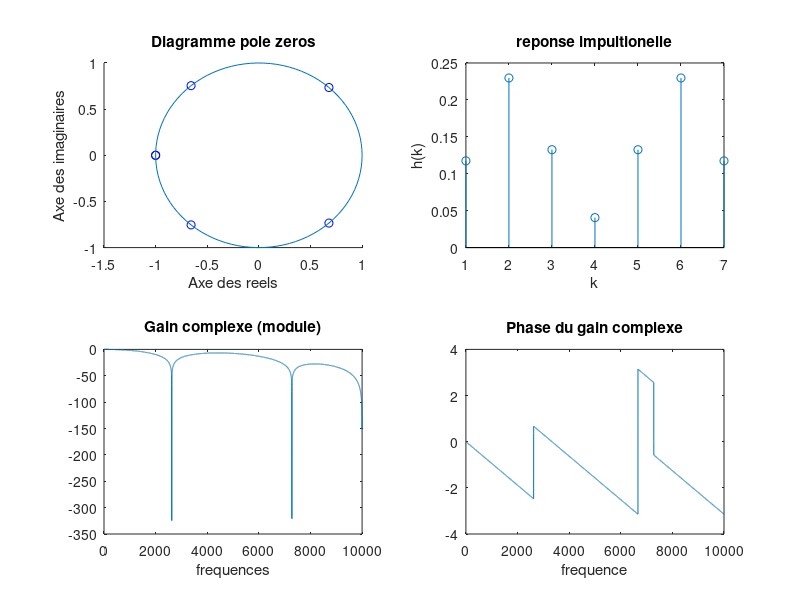
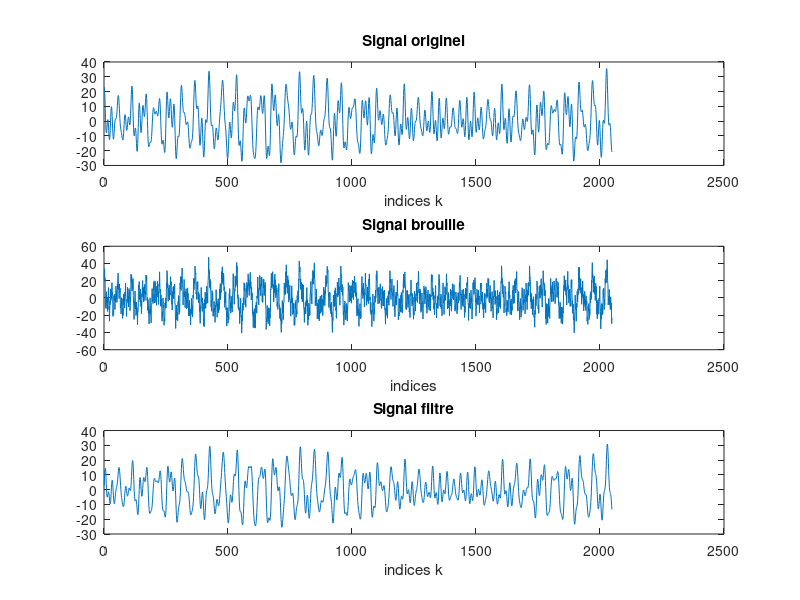
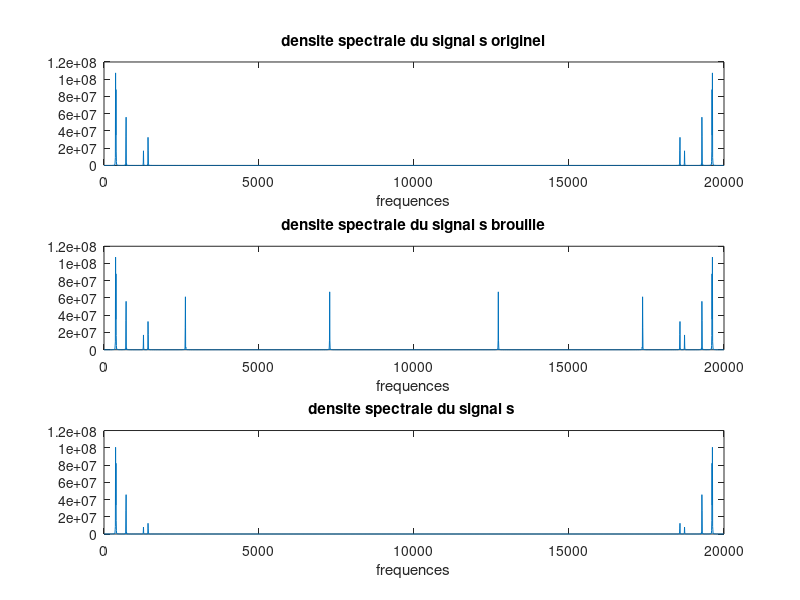

These charts were generated, in order, by the following MATLAB code:
close all; clear all; clc;

nu1 = 2625;
nu2 = 7280;
nu3 = 10000;
nue = 20000;

nu1_r = nu1/nue;
nu2_r = nu2/nue;
nu3_r = nu3/nue;

z1 = exp(2*i*pi*nu1_r);
z1c = exp(-2*i*pi*nu1_r);
z2 = exp(2*i*pi*nu2_r);
z2c = exp(-2*i*pi*nu2_r);
z3 = exp(2*i*pi*nu3_r);
z3c = exp(-2*i*pi*nu3_r);  # on calcule les zero

racines = [z1,z1c,z2,z2c,z3,z3c]
polynome = real(poly(racines)); # coefficients du polynome (les parties imaginaires sont nulles

polynome = 1/polyval(polynome,1) * polynome; # on normalise

# reponse frequentielle / gain complexe
N = 10000; # nombre de points ou sera evalué notre filtre
[h,w] = freqz(polynome,1,N,nue);
racines_empiriques = roots(polynome);

# on affiche les courbes : 
figure (3)

subplot(2,2,1)
# diagramme pole zeros
hold on
plot(real(roots(polynome)),imag(roots(polynome)),"bo");
t = linspace(0,2*pi,100);
plot(cos(t),sin(t))
xlabel("Axe des reels")
ylabel("Axe des imaginaires")
title("Diagramme pole zeros")

subplot(2,2,2)
# reponse impultionnelle
stem(polynome);
title("reponse impultionelle")
xlabel("k")
ylabel("h(k)")

subplot(2,2,3)
# module du gain complexe
plot(w,20*log10(h))
title("Gain complexe (module)")
xlabel("frequences")


subplot(2,2,4)
# phase du gain complexe
plot(w,angle(h))
title("Phase du gain complexe")
xlabel("frequence")

# partie 3.3

load signal16.mat

nua = 2625;
nub = 7280;

A = 8;
sin1 = A*sin(2*pi*nua*t);
sin2 = A*sin(2*pi*nub*t);
s_brouille = s+sin1+sin2;
N = 3000
#figure(16)
#plot (real(fft(sin1,4000)))

signal_filtre = filter(polynome,1,s_brouille);


f = 0:1/N:1-1/N;
f = f * nue;


figure(17)
subplot(3,1,1)
plot(s)
title("Signal originel")
xlabel("indices k") 
subplot(3,1,2)
plot(s_brouille)
title("Signal brouille")
xlabel("indices")
subplot(3,1,3)
plot(signal_filtre)
title("Signal filtre")
xlabel("indices k")




figure(18)
subplot(3,1,1)
plot(f,abs(fft(s,N)).^2)
title("densite spectrale du signal s originel")
xlabel("frequences")
subplot(3,1,2)
plot(f,abs(fft(s_brouille,N)).^2)
title("densite spectrale du signal s brouille")
xlabel("frequences")
subplot(3,1,3)
plot(f,abs(fft(signal_filtre,N)).^2)
title("densite spectrale du signal s ")
xlabel("frequences")





